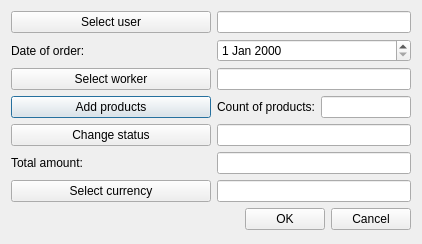
<?xml version="1.0" encoding="UTF-8"?>
<ui version="4.0">
 <class>CreateReturn</class>
 <widget class="QDialog" name="CreateReturn">
  <property name="geometry">
   <rect>
    <x>0</x>
    <y>0</y>
    <width>422</width>
    <height>244</height>
   </rect>
  </property>
  <property name="windowTitle">
   <string>Create/Update Return</string>
  </property>
  <property name="locale">
   <locale language="English" country="UnitedStates"/>
  </property>
  <property name="modal">
   <bool>false</bool>
  </property>
  <layout class="QGridLayout" name="gridLayout">
   <property name="leftMargin">
    <number>11</number>
   </property>
   <property name="topMargin">
    <number>11</number>
   </property>
   <property name="rightMargin">
    <number>11</number>
   </property>
   <property name="bottomMargin">
    <number>11</number>
   </property>
   <item row="3" column="0">
    <widget class="QPushButton" name="addProdBtn">
     <property name="text">
      <string>Add products</string>
     </property>
    </widget>
   </item>
   <item row="3" column="2">
    <widget class="QLineEdit" name="prodCountEdit">
     <property name="readOnly">
      <bool>true</bool>
     </property>
    </widget>
   </item>
   <item row="5" column="0">
    <widget class="QLabel" name="sumLb">
     <property name="text">
      <string>Total amount:</string>
     </property>
    </widget>
   </item>
   <item row="1" column="1" colspan="2">
    <widget class="QDateEdit" name="dateEdit">
     <property name="dateTime">
      <datetime>
       <hour>0</hour>
       <minute>0</minute>
       <second>0</second>
       <year>2000</year>
       <month>1</month>
       <day>1</day>
      </datetime>
     </property>
    </widget>
   </item>
   <item row="7" column="0" colspan="3">
    <layout class="QHBoxLayout" name="horizontalLayout">
     <item>
      <spacer name="horizontalSpacer">
       <property name="orientation">
        <enum>Qt::Horizontal</enum>
       </property>
       <property name="sizeHint" stdset="0">
        <size>
         <width>40</width>
         <height>20</height>
        </size>
       </property>
      </spacer>
     </item>
     <item>
      <widget class="QPushButton" name="okBtn">
       <property name="text">
        <string>OK</string>
       </property>
      </widget>
     </item>
     <item>
      <widget class="QPushButton" name="cancelBtn">
       <property name="text">
        <string>Cancel</string>
       </property>
      </widget>
     </item>
    </layout>
   </item>
   <item row="0" column="1" colspan="2">
    <widget class="QLineEdit" name="userEdit">
     <property name="toolTip">
      <string>Enter user ID</string>
     </property>
     <property name="readOnly">
      <bool>true</bool>
     </property>
    </widget>
   </item>
   <item row="1" column="0">
    <widget class="QLabel" name="dateLb">
     <property name="text">
      <string>Date of order:</string>
     </property>
    </widget>
   </item>
   <item row="0" column="0">
    <widget class="QPushButton" name="userBtn">
     <property name="minimumSize">
      <size>
       <width>200</width>
       <height>0</height>
      </size>
     </property>
     <property name="text">
      <string>Select user</string>
     </property>
    </widget>
   </item>
   <item row="2" column="0">
    <widget class="QPushButton" name="workerBtn">
     <property name="text">
      <string>Select worker</string>
     </property>
    </widget>
   </item>
   <item row="4" column="1" colspan="2">
    <widget class="QLineEdit" name="statusEdit"/>
   </item>
   <item row="4" column="0">
    <widget class="QPushButton" name="statusBtn">
     <property name="text">
      <string>Change status</string>
     </property>
    </widget>
   </item>
   <item row="2" column="1" colspan="2">
    <widget class="QLineEdit" name="workerEdit">
     <property name="toolTip">
      <string>Enter worker ID</string>
     </property>
     <property name="readOnly">
      <bool>true</bool>
     </property>
    </widget>
   </item>
   <item row="5" column="1" colspan="2">
    <widget class="QLineEdit" name="sumEdit"/>
   </item>
   <item row="6" column="0">
    <widget class="QPushButton" name="currencyBtn">
     <property name="text">
      <string>Select currency</string>
     </property>
    </widget>
   </item>
   <item row="3" column="1">
    <widget class="QLabel" name="prodCountLb">
     <property name="text">
      <string>Count of products:</string>
     </property>
    </widget>
   </item>
   <item row="6" column="1" colspan="2">
    <widget class="QLineEdit" name="currencyEdit"/>
   </item>
  </layout>
 </widget>
 <tabstops>
  <tabstop>userBtn</tabstop>
  <tabstop>userEdit</tabstop>
  <tabstop>dateEdit</tabstop>
  <tabstop>workerBtn</tabstop>
  <tabstop>workerEdit</tabstop>
  <tabstop>addProdBtn</tabstop>
  <tabstop>prodCountEdit</tabstop>
  <tabstop>okBtn</tabstop>
  <tabstop>cancelBtn</tabstop>
 </tabstops>
 <resources/>
 <connections/>
</ui>
